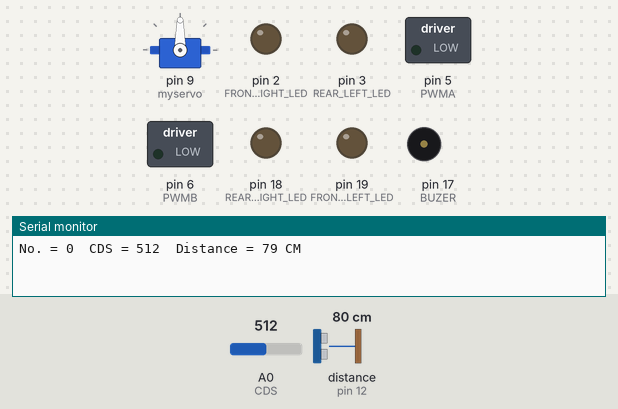
A sketch run on a simulated Arduino Uno, built with avr-gcc and run on an emulated ATmega328P. On the bench: servo, switched loads named in the sketch (green lamp = pin HIGH), output pins drawn as LEDs (lit = HIGH), buzzer (waves = sounding), the last lines printed to the serial monitor. Wiring (inferred from the names in the program): ultrasonic range finder: trigger pin 11; echo pin 12. Inputs (shaded band) come from the test bench; at power-on: A0 (CDS) = 512, distance to the obstacle (sensor on pin 12) 80 cm. The echo pulse lasts 58.3 µs per cm; pins used as bus, display or sensor lines are not drawn.

Above: at 0.16 s.
At 4.39 s:
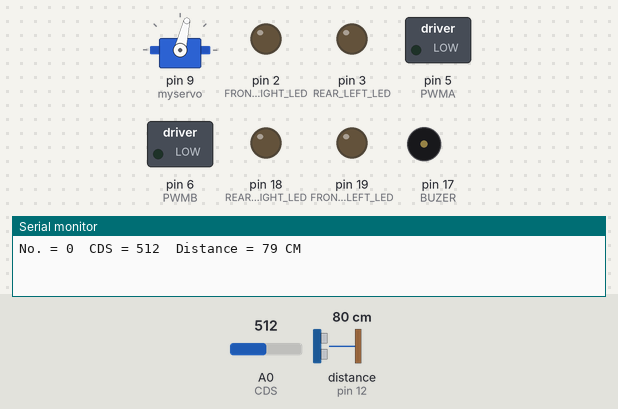
At 8.44 s:
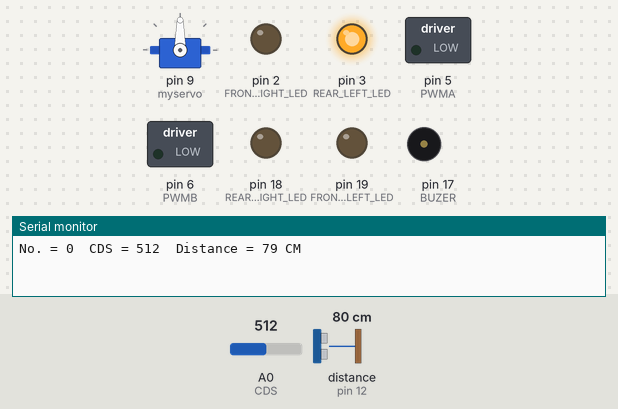
At 16.7 s:
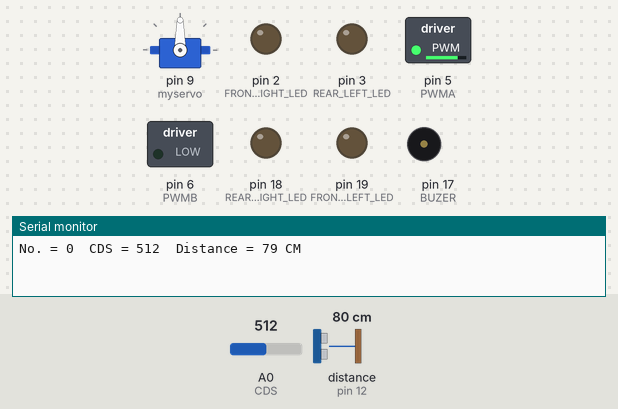
At 17.6 s:
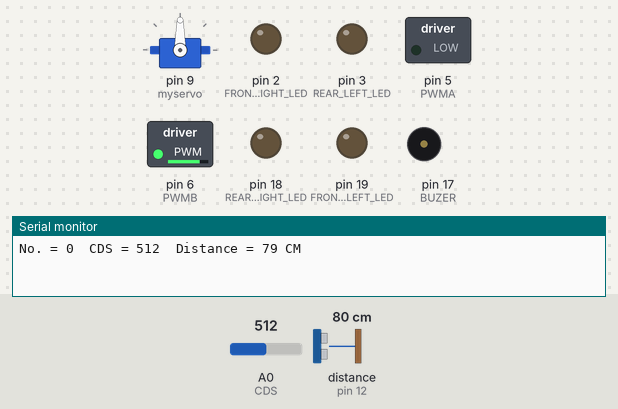
At 33.3 s:
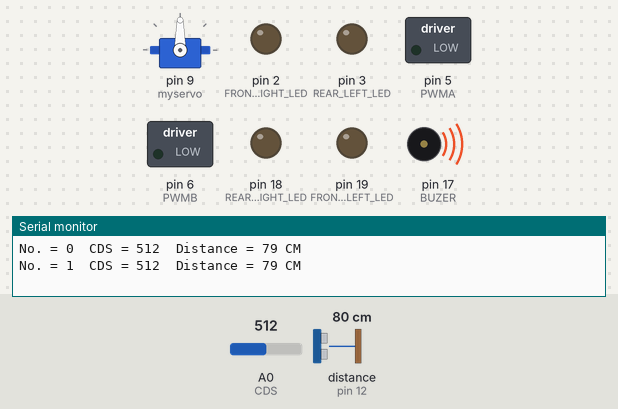
Timing chart, 0 to 40.0 s (numbered marks = the images above):
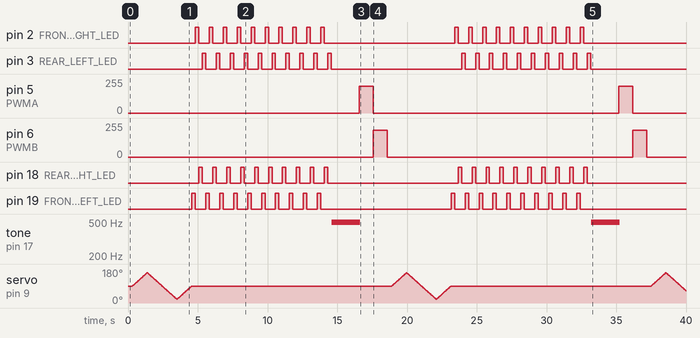

Measured:
- by itself, pin 5 (PWMA), pin 6 (PWMB): alternates 200/255 for 1.0 s and 0/255 for 17.6 s
- by itself, tone on pin 17 (BUZER): alternates 496 Hz for 2.0 s and silent for 16.6 s
- by itself, pin 2 (FRONT_RIGHT_LED), pin 3 (REAR_LEFT_LED), pin 18 (REAR_RIGHT_LED), pin 19 (FRONT_LEFT_LED): goes 9 × (HIGH 0.25 s, LOW 0.75 s), HIGH 0.25 s, LOW 9.3 s, 9 × (HIGH 0.25 s, LOW 0.75 s), HIGH 0.25 s, then LOW

The sketch:

Test.ino
```cpp
///////////////////////////////////////////////////////////////////////////
///////////////////////////////////////////////////////////////////////////
///////////////////////////////////////////////////////////////////////////
///////////////////////////////////////////////////////////////////////////
///////////////////////////////////////////////////////////////////////////
///////////////////////////////////////////////////////////////////////////
///////////////////////////////////////////////////////////////////////////
//
// RC CAR 조립 검사를 하기 위한 테스트 프로그램 입니다.
// 건전지를 연결하지 않고 USB 케이블을 연결한 상태에서
// 블루투스모듈(HC-06)을 제외한 검사가 가능합니다.
//

#include <Servo.h>
Servo myservo;

#define DIRA               4       // Motor A Direction  (A 회전방향)
#define DIRB               7       // Motor B Direction  (B 회전방향)
#define PWMA               5       // Motor A PWM        (A 속도)
#define PWMB               6       // Motor B PWM        (B 속도)
#define FRONT_LEFT_LED    19       // Analog 5
#define FRONT_RIGHT_LED    2       // D2
#define REAR_LEFT_LED      3       // D3
#define REAR_RIGHT_LED    18       // Analog 4
#define BUZER             17       // Analog 3
#define HCSR04_TRIG       11       // D11
#define HCSR04_ECHO       12       // D12
#define CDS               A0       // Analog 0

int sensorValue = 0;               //  variable
int number = 0;
int pos = 0;                       // variable to store the servo position
long int distance = 0;
long int duration = 0;

///////////////////////////////////////////////////////////////////////////

void setup() {
  pinMode(FRONT_LEFT_LED, OUTPUT);
  pinMode(FRONT_RIGHT_LED, OUTPUT);
  pinMode(REAR_LEFT_LED, OUTPUT);
  pinMode(REAR_RIGHT_LED, OUTPUT);
  pinMode(BUZER, OUTPUT);
  pinMode(HCSR04_TRIG, OUTPUT);
  pinMode(HCSR04_ECHO, INPUT);

  Serial.begin(9600);  // initialize serial communications at 9600 bps:
  myservo.attach(9);    // attaches the servo on pin 9 to the servo object
}

///////////////////////////////////////////////////////////////////////////

void loop() {

  Serial.print("No. = ");
  Serial.print (number++);

// <1> CDS 테스트
// CDS는 빛의 세기를 감지하는 센서입니다.
// 빛의 세기가 크면 숫자가 크게 표시됩니다.
  sensorValue = analogRead(CDS);
  Serial.print("  CDS = ");
  Serial.print(sensorValue);

// <2> HCSR_04 초음파 센서 테스트
// 초음파를 이용하여 거리를 감지합니다.
// 측정 거리가 cM 단위로 표시됩니다.
 digitalWrite(HCSR04_TRIG, LOW); delayMicroseconds(2);
 digitalWrite(HCSR04_TRIG, HIGH); delayMicroseconds(10);
 digitalWrite(HCSR04_TRIG, LOW); duration = pulseIn(HCSR04_ECHO, HIGH);
//
 distance = duration/58.2;
 Serial.print("  Distance = ");
 Serial.print(distance);
 Serial.println(" CM");
//
 delay(300);

// <3> SG90 서보 테스트
// 서보를 동작합니다. 회전각은 20도에서 160 범위 입니다.
    for (pos = 90; pos <= 160; pos += 1) {
    myservo.write(pos); delay(15);
  }
  for (pos = 160; pos >= 20; pos -= 1) {
    myservo.write(pos); delay(15);
  }
  for (pos = 20; pos <= 90; pos += 1) {
    myservo.write(pos); delay(15);
  }

// <4> LED 테스트
//전방 힌색LED 와 후방 적색 LED 의점등을 확인합니다.
for (pos = 0; pos < 10; pos++) {
  digitalWrite(FRONT_LEFT_LED, HIGH); delay(250);
  digitalWrite(FRONT_LEFT_LED, LOW);
  digitalWrite(FRONT_RIGHT_LED, HIGH); delay(250);
  digitalWrite(FRONT_RIGHT_LED, LOW);
  digitalWrite(REAR_RIGHT_LED, HIGH); delay(250);
  digitalWrite(REAR_RIGHT_LED, LOW);
  digitalWrite(REAR_LEFT_LED, HIGH); delay(250);
  digitalWrite(REAR_LEFT_LED, LOW);
}

// <5> BUZER 테스트
//버져를 테스트 합니다.
  for (pos = 0; pos < 1000; pos++) {
    digitalWrite(BUZER, HIGH); delay(1);
    digitalWrite(BUZER, LOW);  delay(1);
  }

// <6> 왼쪽 DC 모터 테스트
// 모터쉴드의 A+, A- LED가 점등됩니다.
// (USB 의 전류가 작으므로 모터가 회전하지는 않습니다.)
     digitalWrite(DIRA, HIGH);  analogWrite(PWMA, 200);
     digitalWrite(DIRB, LOW);   analogWrite(PWMB, 0);
     delay(1000);
     analogWrite(PWMA, 0);

// <7> 오른쪽 DC 모터 테스트
// 모터쉴드의 B+, B- LED가 점등됩니다.
// (USB 의 전류가 작으므로 모터가 회전하지는 않습니다.)
     digitalWrite(DIRA, LOW);   analogWrite(PWMA, 0);
     digitalWrite(DIRB, HIGH);  analogWrite(PWMB, 200);
     delay(1000);
     analogWrite(PWMB, 0);
}

///////////////////////////////////////////////////////////////////////////
///////////////////////////////////////////////////////////////////////////
///////////////////////////////////////////////////////////////////////////
///////////////////////////////////////////////////////////////////////////
///////////////////////////////////////////////////////////////////////////
///////////////////////////////////////////////////////////////////////////
///////////////////////////////////////////////////////////////////////////
```
